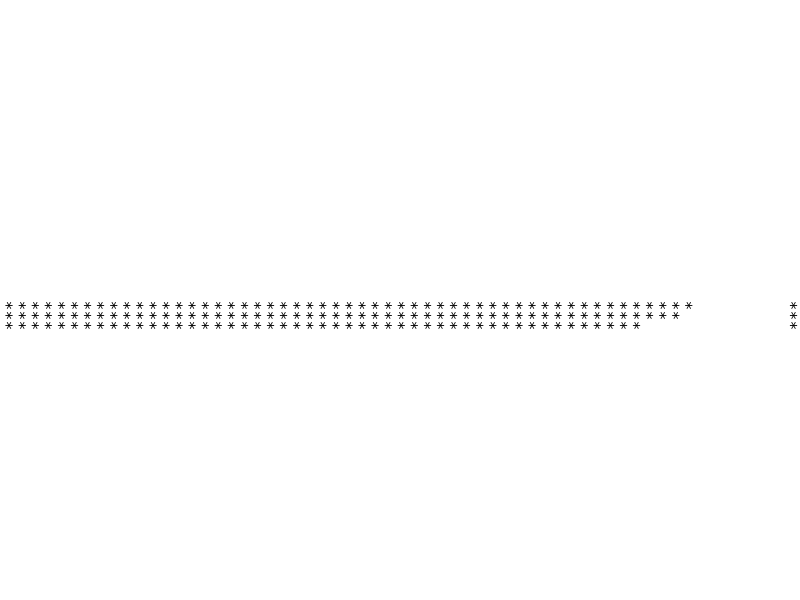
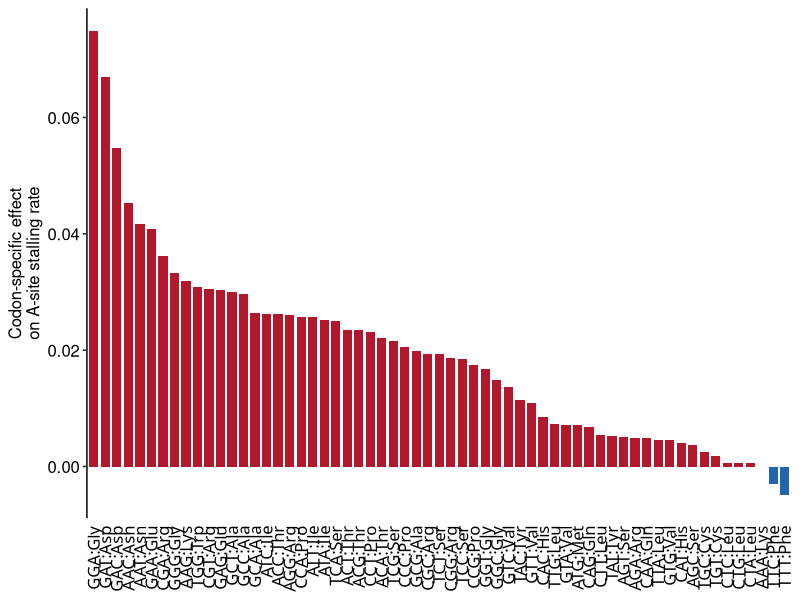
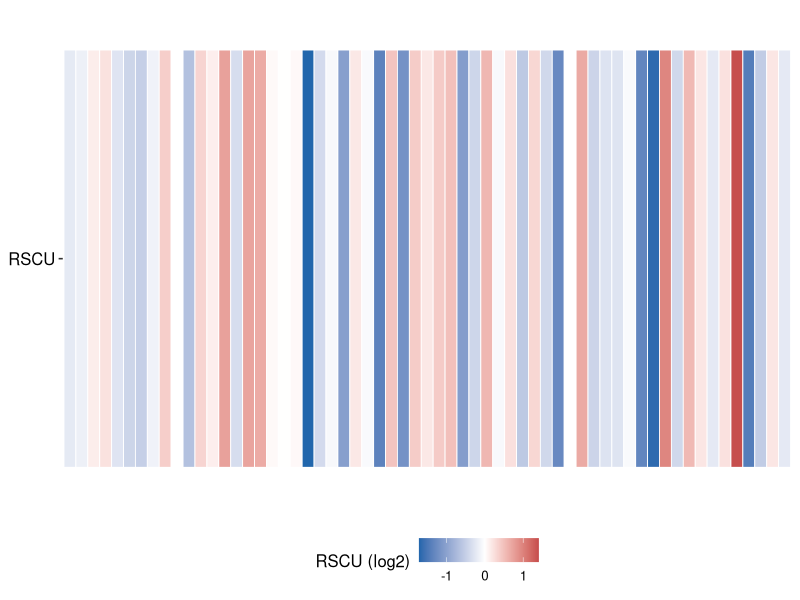

Here is the R script that generated these plots, in order: (Note: this script raises an error after producing the figures.)
library(data.table)
library(tidyverse)
library(ggpubr)

Codon_stats_extended=fread('Fig5/Results/Codon_stats_extended.csv')
condition_int_trans = c('Ctrl'=0,'XS1'=1,'XS2'=2,'XS4'=3)
Codon_stats_extended$condition_int = condition_int_trans[Codon_stats_extended$condition]

get_sig = function(p){
  if(is.na(p)) return('')
  if(p<0.001) return('∗∗∗')
  if(p<0.01) return('∗∗')
  if(p<0.05) return('∗')
  return('')
}
get_sig = Vectorize(get_sig)

summary(lm(A_site_stalling_rate ~ condition_int + Codon, data = Codon_stats_extended)) -> ab
data.frame(ab$coefficients[order(ab$coefficients[,4]),]) -> ab
ab$q <- p.adjust(ab[,4])
codon_eff = ab %>% rownames_to_column('term') %>% filter(grepl('Codon',term)) %>% mutate(Codon = gsub('Codon','',term))
codon_eff$sig = get_sig(codon_eff$q)
codon_eff = codon_eff %>% add_row(term = 'CodonAAA', Estimate = 0, Pr...t.. = 1, q = 1, Codon='AAA', sig = '')
df_deltaASR = Codon_stats_extended %>% filter(condition%in%c('Ctrl','XS4')) %>%
  pivot_wider(id_cols = c(Codon, AA3), names_from = condition, values_from = c(A_site_stalling_rate, tRNA_charging_rate))
df_deltaASR = df_deltaASR %>% left_join(Codon_stats_extended%>%filter(condition=='Ctrl')%>%dplyr::select(Codon, RSCU), by = 'Codon')
df_deltaASR = df_deltaASR %>% left_join(codon_eff%>%dplyr::select(Codon, Estimate, q, sig), by = 'Codon') 
df_deltaASR = df_deltaASR %>% arrange(-Estimate) %>% mutate(name = paste0(Codon,':',AA3), name = factor(name, levels=rev(name)))
df_deltaASR = df_deltaASR %>% arrange(-Estimate) %>% mutate(name = factor(name, levels=name))
ptA1 = ggplot(df_deltaASR, aes(y=Estimate, x = name)) + geom_col(aes(fill = Estimate > 0), width = 0.8) + theme_pubr() +
  theme(axis.text.x = element_text(family = 'Roboto Mono', angle = 90, hjust = 1, vjust = 0.5), axis.ticks.x = element_blank(), axis.line.x = element_blank())+
  scale_fill_manual(values =  c("TRUE" = "#b2182b","FALSE"  = "#2166ac")) +
  labs(y='Codon-specific effect\non A-site stalling rate', x = NULL) + guides(fill='none')
ptA_sig <- ggplot(df_deltaASR, aes(x = name)) + 
  geom_text(aes(y = 0, label = sig), family = "DejaVu Sans Mono", color = "black", size = 4, angle = 90, hjust = 1, vjust = 0.5) +
  theme_void() +
  coord_cartesian(clip = "off")
ptA2 = ggplot(df_deltaASR, aes(y='RSCU', x = name, fill = log2(RSCU))) + geom_tile(color = "white", linewidth = 0.3) + 
  scale_fill_gradient2(
    low = "#2166ac",     
    mid = "white",    
    high = "#b2182b",  
    midpoint = 0,   
    name = "RSCU (log2)" 
  ) + theme_pubr(legend = 'bottom') + labs(x=NULL, y=NULL) + theme(axis.text.x = element_blank(), axis.line.x = element_blank(),, axis.line.y = element_blank(), axis.ticks.x = element_blank())

Fig5F = (ptA1/ptA_sig/ptA2) + plot_layout(heights = c(5,2,1))


lc_line = function(slope_val, intercept_val, xmin, xmax) geom_segment(
  data = tibble(xmin=xmin, xmax=xmax),
  aes(
    x = xmin, 
    xend = xmax, 
    y = slope_val * xmin + intercept_val,
    yend = slope_val * xmax + intercept_val
  ),
  colour = "red",
  linewidth = 1,
  inherit.aes = FALSE
)

lm_coeff_CR_m1A58 = broom::tidy(lm(tRNA_charging_rate ~ condition_int + m1A58_level, data = Codon_stats_extended))
head(lm_coeff_CR_m1A58)
Fig5E = ggplot(Codon_stats_extended, aes(y=tRNA_charging_rate, x = m1A58_level)) + geom_point(aes(colour = condition)) +
  theme_pubr(legend = 'right') + labs(y='tRNA charging rate', x='m1A58 level') +
  lc_line(lm_coeff_CR_m1A58%>%filter(term=='m1A58_level')%>%pull(estimate),
          lm_coeff_CR_m1A58%>%filter(term=='(Intercept)')%>%pull(estimate), 0, 0.5) +
  scale_color_manual(values =  c(
  "Ctrl" = "#575959",
  "XS1"  = "#E08251",
  "XS2"  = "#9D71A6",
  "XS4"  = "#4088B4"),
  labels = c('Ctrl'='Ctrl','XS1'='S1','XS2'='S2','XS4'='S4')) + coord_cartesian(ylim = c(0.4,1))


ASR_lm_coeff = broom::tidy(lm(A_site_stalling_rate~condition_int+tRNA_charging_rate*m1A58_level + RSCU, data = Codon_stats_extended))
ASR_lm_coeff %>% filter(term%in%c('tRNA_charging_rate','m1A58_level','tRNA_charging_rate:m1A58_level'))
Fig5G = ggplot(Codon_stats_extended, aes(x=tRNA_charging_rate, y = A_site_stalling_rate)) + geom_point(aes(colour = condition)) +
  theme_pubr(legend = 'right') + labs(x='tRNA charging rate', y='A-site stalling rate') +
  lc_line(ASR_lm_coeff%>%filter(term=='tRNA_charging_rate')%>%pull(estimate), 
          ASR_lm_coeff%>%filter(term=='(Intercept)')%>%pull(estimate), 0.4, 0.9) +
  scale_color_manual(values =  c(
    "Ctrl" = "#575959",
    "XS1"  = "#E08251",
    "XS2"  = "#9D71A6",
    "XS4"  = "#4088B4"),
    labels = c('Ctrl'='Ctrl','XS1'='S1','XS2'='S2','XS4'='S4')) + coord_cartesian(xlim = c(0.4,0.9), ylim = c(0,0.1))

Fig5H = ggplot(Codon_stats_extended, aes(x=m1A58_level, y = A_site_stalling_rate)) + geom_point(aes(colour = condition)) +
  theme_pubr(legend = 'right') + labs(x='m1A58 level', y='A-site stalling rate') +
  lc_line(ASR_lm_coeff%>%filter(term=='m1A58_level')%>%pull(estimate),
          ASR_lm_coeff%>%filter(term=='(Intercept)')%>%pull(estimate), 0.1, 0.25) +
  scale_color_manual(values =  c(
    "Ctrl" = "#575959",
    "XS1"  = "#E08251",
    "XS2"  = "#9D71A6",
    "XS4"  = "#4088B4"),
    labels = c('Ctrl'='Ctrl','XS1'='S1','XS2'='S2','XS4'='S4')) + coord_cartesian(ylim = c(0,0.1))


m1A58_3value = Codon_stats_extended %>% mutate(m1A58_group = ceiling(3*rank(m1A58_level)/n())) %>% group_by(m1A58_group) %>% summarise(m1A58_level = mean(m1A58_level)) %>% pull(m1A58_level)
charging_3value = Codon_stats_extended %>% mutate(charging_group = ceiling(3*rank(tRNA_charging_rate)/n())) %>% group_by(charging_group) %>% summarise(tRNA_charging_rate = mean(tRNA_charging_rate)) %>% pull(tRNA_charging_rate)
coeff_dict = setNames(ASR_lm_coeff$estimate, ASR_lm_coeff$term)
condition_int_mean = mean(Codon_stats_extended$condition_int)
RSCU_mean = mean(Codon_stats_extended$RSCU)
m = matrix(0, ncol = 3, nrow = 3)
colnames(m) = c('low\nm1A58 level','medium\nm1A58 level','high\nm1A58 level')
rownames(m) = c('low\ncharging rate','medium\ncharging rate','high\ncharging rate')
for(a in 1:3){
  for(b in 1:3) m[a,b] = coeff_dict['(Intercept)']+coeff_dict['tRNA_charging_rate']*charging_3value[a]+coeff_dict['m1A58_level']*m1A58_3value[b] + coeff_dict['tRNA_charging_rate:m1A58_level']*charging_3value[a]*m1A58_3value[b] + coeff_dict['condition_int']*condition_int_mean + coeff_dict['RSCU']*RSCU_mean
}
m = m[c(3,2,1),]
Fig5I = Heatmap(m, cluster_rows = F, cluster_columns = F, row_names_side = 'left', column_names_rot = 0, column_names_centered = T,row_names_centered = T, heatmap_legend_param = list(title = 'Predicted stalling rate',direction = "horizontal",title_position = "topleft"), col = colorRampPalette(c("#2166ac", "white", "#b2182b"))(50))

ASR_lm_coeff_AA = broom::tidy(lm(A_site_stalling_rate~condition_int+tRNA_charging_rate*m1A58_level + RSCU + AA, data = Codon_stats_extended))
ASR_lm_coeff_AA %>% filter(term%in%c('RSCU'))
Fig5J = ggplot(Codon_stats_extended, aes(x=RSCU, y = A_site_stalling_rate)) + geom_point(aes(colour = condition)) +
  theme_pubr(legend = 'right') + labs(x='RSCU', y='A-site stalling rate') + 
  lc_line(ASR_lm_coeff_AA%>%filter(term=='RSCU')%>%pull(estimate), 
          ASR_lm_coeff_AA%>%filter(term=='(Intercept)')%>%pull(estimate), 0, 3) +
  scale_color_manual(values =  c(
    "Ctrl" = "#575959",
    "XS1"  = "#E08251",
    "XS2"  = "#9D71A6",
    "XS4"  = "#4088B4"),
    labels = c('Ctrl'='Ctrl','XS1'='S1','XS2'='S2','XS4'='S4')) + coord_cartesian(xlim = c(0,3), ylim = c(0,0.1))

drop1(lm(A_site_stalling_rate~condition_int+tRNA_charging_rate*m1A58_level + RSCU + AA, data = Codon_stats_extended), test = "F")

isodecoder_table = fread('Fig5/Results/isodecoder_chargingRate_m1A58.csv')
isoacceptor_table = fread('Fig5/Results/isoacceptor_chargingRate_m1A58.csv')
lc_CR_m1A_isod = broom::tidy(lm(charging_rate ~ m1A58_level + condition_int, isodecoder_table))
head(lc_CR_m1A_isod)
lc_CR_m1A_isoa = broom::tidy(lm(charging_rate ~ m1A58_level + condition_int, isoacceptor_table))
head(lc_CR_m1A_isoa)

FigS21D = ggplot(isodecoder_table, aes(y=charging_rate, x = m1A58_level)) + geom_point(aes(colour = condition)) +
  theme_pubr(legend = 'right') + labs(y='tRNA charging rate', x='m1A58 level') +
  lc_line(lc_CR_m1A_isod%>%filter(term=='m1A58_level')%>%pull(estimate),
          lc_CR_m1A_isod%>%filter(term=='(Intercept)')%>%pull(estimate), 0, 0.6) +
  scale_color_manual(values =  c(
  "Ctrl" = "#575959",
  "XS1"  = "#E08251",
  "XS2"  = "#9D71A6",
  "XS4"  = "#4088B4"),
  labels = c('Ctrl'='Ctrl','XS1'='S1','XS2'='S2','XS4'='S4')) + coord_cartesian(ylim = c(0,1))

FigS21E = ggplot(isoacceptor_table, aes(y=charging_rate, x = m1A58_level)) + geom_point(aes(colour = condition)) +
  theme_pubr(legend = 'right') + labs(y='tRNA charging rate', x='m1A58 level') +
  lc_line(lc_CR_m1A_isoa%>%filter(term=='m1A58_level')%>%pull(estimate),
          lc_CR_m1A_isoa%>%filter(term=='(Intercept)')%>%pull(estimate), 0, 0.6) +
  scale_color_manual(values =  c(
  "Ctrl" = "#575959",
  "XS1"  = "#E08251",
  "XS2"  = "#9D71A6",
  "XS4"  = "#4088B4"),
  labels = c('Ctrl'='Ctrl','XS1'='S1','XS2'='S2','XS4'='S4')) + coord_cartesian(ylim = c(0.3,1))

lc_CR_ASTN = broom::tidy(lm(tRNA_charging_rate~log2(A_site_total_num) + condition_int, Codon_stats_extended))
lc_m1A_ASTN = broom::tidy(lm(m1A58_level~log2(A_site_total_num) + condition_int, Codon_stats_extended))

head(lc_m1A_ASTN)
FigS21F=ggplot(Codon_stats_extended, aes(y=m1A58_level, x = log2(A_site_total_num))) + geom_point(aes(colour = condition)) +
  theme_pubr(legend = 'right') + labs(y='m1A58 level', x='Codon number in genome (log2)') +
  lc_line(lc_m1A_ASTN%>%filter(term=='log2(A_site_total_num)')%>%pull(estimate),
          lc_m1A_ASTN%>%filter(term=='(Intercept)')%>%pull(estimate), 14.6, 18) +
  scale_color_manual(values =  c(
  "Ctrl" = "#575959",
  "XS1"  = "#E08251",
  "XS2"  = "#9D71A6",
  "XS4"  = "#4088B4"),
  labels = c('Ctrl'='Ctrl','XS1'='S1','XS2'='S2','XS4'='S4'))

head(lc_CR_ASTN)
FigS21G=ggplot(Codon_stats_extended, aes(y=tRNA_charging_rate, x = log2(A_site_total_num))) + geom_point(aes(colour = condition)) +
  theme_pubr(legend = 'right') + labs(y='tRNA charging rate', x='Codon number in genome (log2)') +
  lc_line(lc_CR_ASTN%>%filter(term=='log2(A_site_total_num)')%>%pull(estimate),
          lc_CR_ASTN%>%filter(term=='(Intercept)')%>%pull(estimate), 14.6, 18) +
  scale_color_manual(values =  c(
    "Ctrl" = "#575959",
    "XS1"  = "#E08251",
    "XS2"  = "#9D71A6",
    "XS4"  = "#4088B4"),
    labels = c('Ctrl'='Ctrl','XS1'='S1','XS2'='S2','XS4'='S4')) + coord_cartesian(ylim = c(0.3,1))

Fig5E
Fig5F
Fig5G
Fig5H
draw(Fig5I,heatmap_legend_side = "top")
Fig5J

FigS21D
FigS21E
FigS21F
FigS21G
